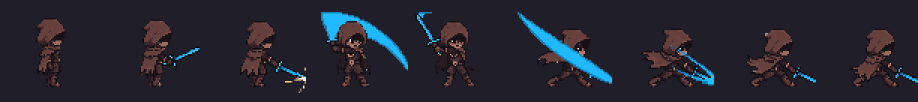
#> input picture assets/concepts/pixellab/player_import/remake_raw/attack1_side_strip_x3.png, 1836 x 204 px, given in place of back.png, which was not available (shown at 1/2 size)
$ python build_kit.py
#> lines starting #> are read from the running program, lines starting #| are printed output that depends on the picture
"""후면 패링 핵심 자세를 다른 이미지 도구(ChatGPT 등)에 요청하기 위한 묶음.

- ref_player_back_x12.png  : 게임 주인공 뒷모습 서 있는 그림(32×48)을 12배, 회색 배경 (생김새·색 기준)
- ref_back_ready_guard_x8.png : PixelLab 이 깨끗하게 그린 후면 당김·막기 자세(64×64)를 8배로 나란히 (자세 참고)
- motion_guide_front_side.png : 완성된 측면·정면 패링 순서(서기·당김·쳐올림·막기·당김)를 6배로 (동작 참고)
실행: python build_kit.py
"""
from pathlib import Path

from PIL import Image, ImageDraw

HERE = Path(__file__).resolve().parent
ROOT = HERE.parents[4]
RAW = ROOT / "assets/concepts/pixellab/player_import/remake_raw"
BG = (128, 128, 128, 255)


def on_bg(im):
    c = Image.new("RGBA", im.size, BG)
    c.alpha_composite(im.convert("RGBA"))
    return c


def main():
    back = Image.open(ROOT / "assets/images/player/idle/back.png").convert("RGBA").crop((0, 0, 32, 48))
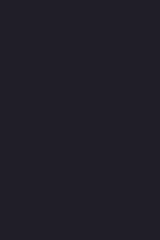
#> back: PIL image 32x48 RGBA (shown 5 times larger); mean R, G, B, A 32, 30, 40, 255
    on_bg(back).resize((32 * 12, 48 * 12), Image.NEAREST).save(HERE / "ref_player_back_x12.png")

    ready = Image.open(RAW / "parry_ready_north.png")
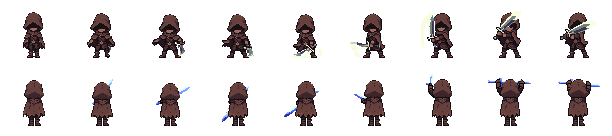
#> input picture assets/concepts/pixellab/player_import/remake_raw/attack2_front_back_v5_sheet_68.png, 612 x 136 px, given in place of parry_ready_north.png, which was not available
#> ready is the input picture: PIL image 612x136 RGBA; mean R, G, B, A 13.6, 9.9, 10.2, 43.9
    guard = Image.open(RAW / "parry_guard_north.png")
    s = Image.new("RGBA", (64 * 2 * 8 + 40, 64 * 8 + 50), BG)
    s.paste(on_bg(ready).resize((512, 512), Image.NEAREST), (0, 50))
#> in on_bg (call 2), `c.alpha_composite(im.convert("RGBA"))`:
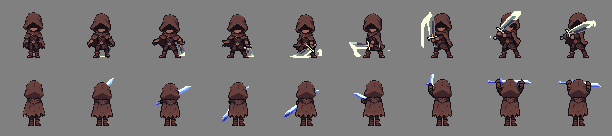
#> c: PIL image 612x136 RGBA; mean R, G, B, A 119.5, 115.9, 116.2, 255
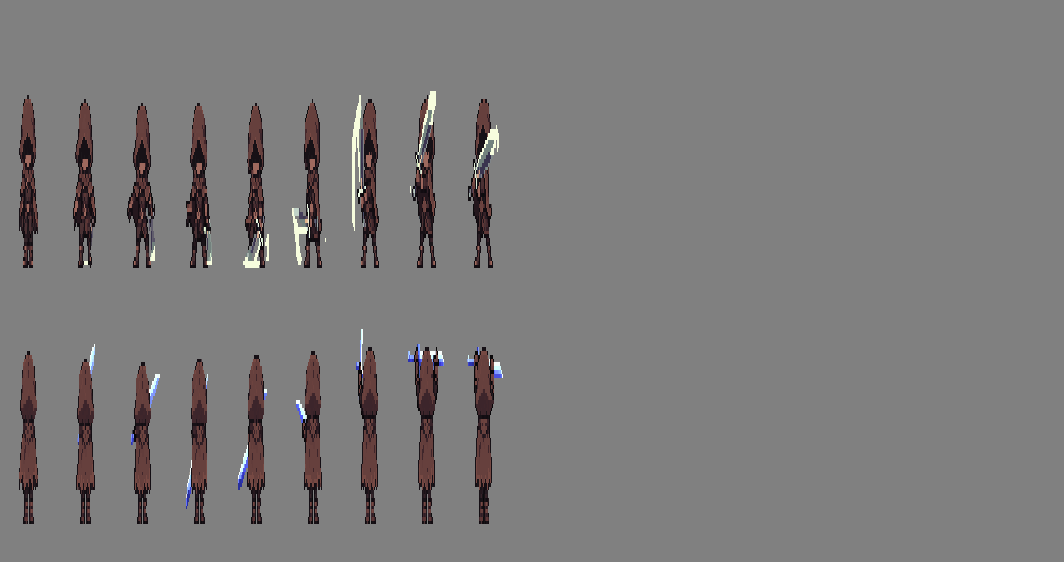
#> s: PIL image 1064x562 RGBA; mean R, G, B, A 124.3, 122.7, 122.8, 255
    s.paste(on_bg(guard).resize((512, 512), Image.NEAREST), (552, 50))
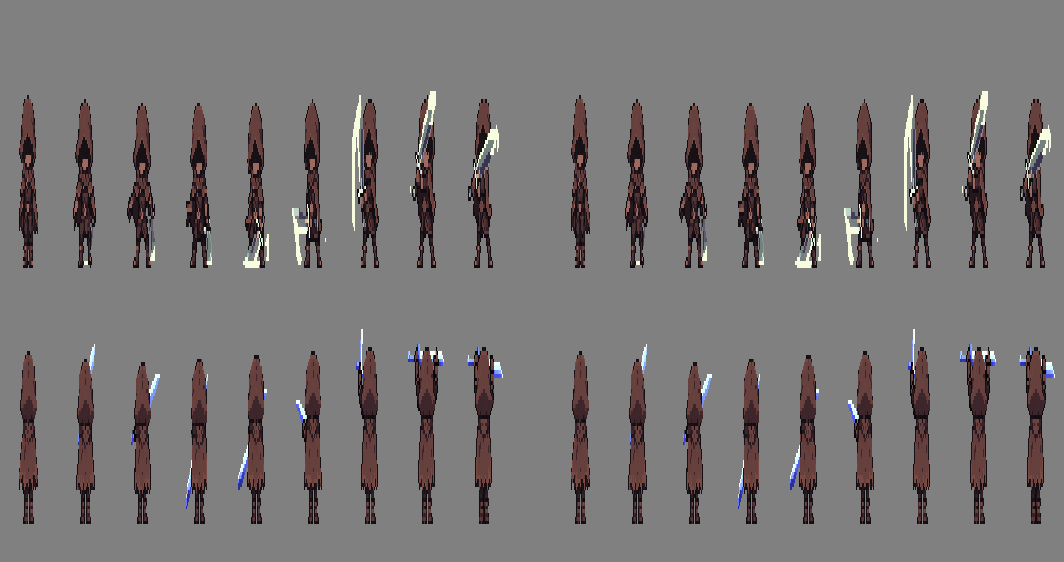
#> s: PIL image 1064x562 RGBA; mean R, G, B, A 120.6, 117.4, 117.7, 255
    d = ImageDraw.Draw(s)
    d.text((20, 15), "1 READY (pull sword up in front)", fill=(255, 255, 255, 255))
    d.text((572, 15), "3 GUARD (sword raised diagonally)", fill=(255, 255, 255, 255))
    s.save(HERE / "ref_back_ready_guard_x8.png")
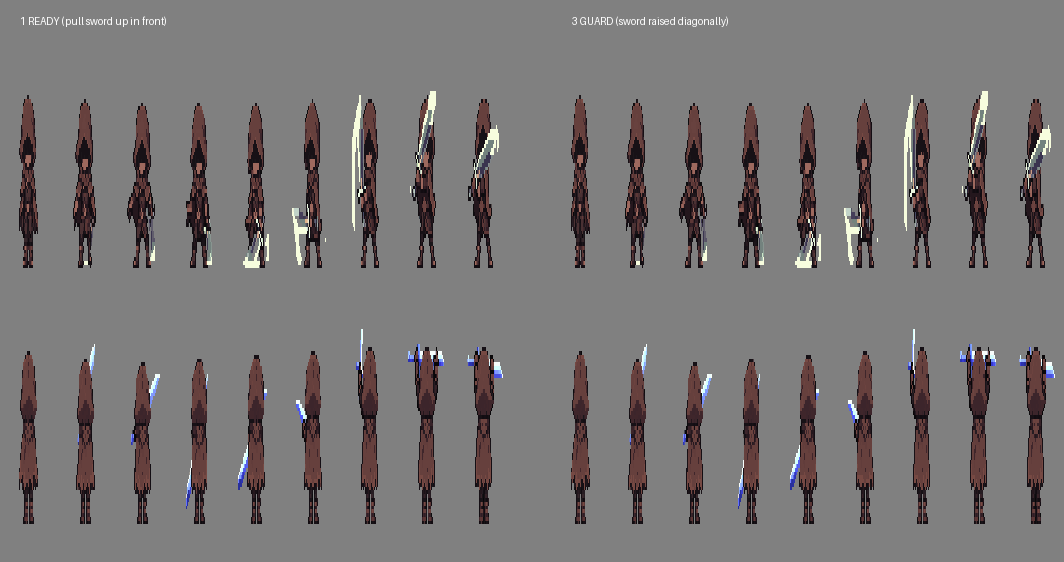
#> saved as ref_back_ready_guard_x8.png: PIL image 1064x562 RGBA; mean R, G, B, A 120.8, 117.6, 117.8, 255

    rows = [Image.open(RAW / "parry_side_sheet_68.png"), Image.open(RAW / "parry_front_sheet_68.png")]
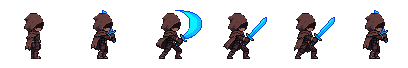
#> input picture assets/concepts/pixellab/player_import/remake_raw/parry_side_sheet_68.png, 408 x 68 px
    g = Image.new("RGBA", (408, 68 * 2 + 20), BG)
    for i, r in enumerate(rows):
        g.alpha_composite(r.convert("RGBA"), (0, 20 + i * 68))
    g = g.resize((g.width * 6, g.height * 6), Image.NEAREST)
    d = ImageDraw.Draw(g)
    for k, label in enumerate(["STAND", "1 READY", "2 SWING UP", "3 GUARD", "3 GUARD", "READY"]):
        d.text((k * 68 * 6 + 20, 30), label, fill=(255, 255, 255, 255))
    g.save(HERE / "motion_guide_front_side.png")
    print("ok")


if __name__ == "__main__":
#> (the run stopped early here; a loop or call above may not have finished)
